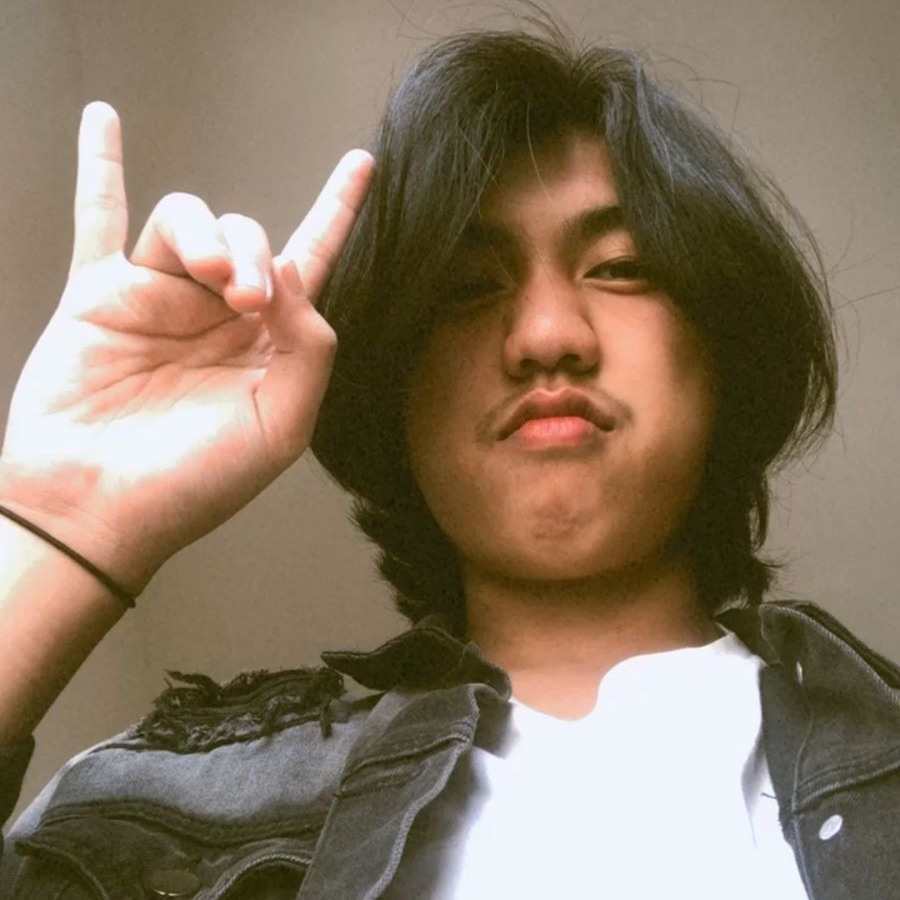
#> input picture muhfi.JPEG, 900 x 900 px, found by its file name
$ python latihan4.2.py
#> lines starting #> are read from the running program, lines starting #| are printed output that depends on the picture
# Muhammad Muhfi A.R
# 1217070047

import cv2
# membaca dua gambar
gambar1 = cv2.imread('muhfi.jpeg')
#> gambar1 is the input picture: shape (900, 900, 3); mean B, G, R 99.8, 120.4, 137.7
gambar2= cv2.imread('mupi.jpg')
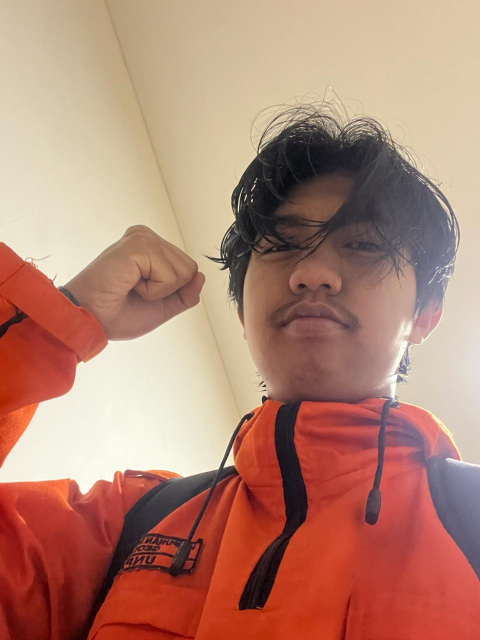
#> input picture mupi.jpg, 960 x 1280 px (shown at 1/2 size)
#> gambar2 is the input picture: shape (1280, 960, 3); mean B, G, R 114.9, 132.3, 179.8

tinggi, lebar, _= gambar1.shape
#> tinggi = 900; lebar = 900
gambar2 = cv2.resize(gambar2,(lebar,tinggi))
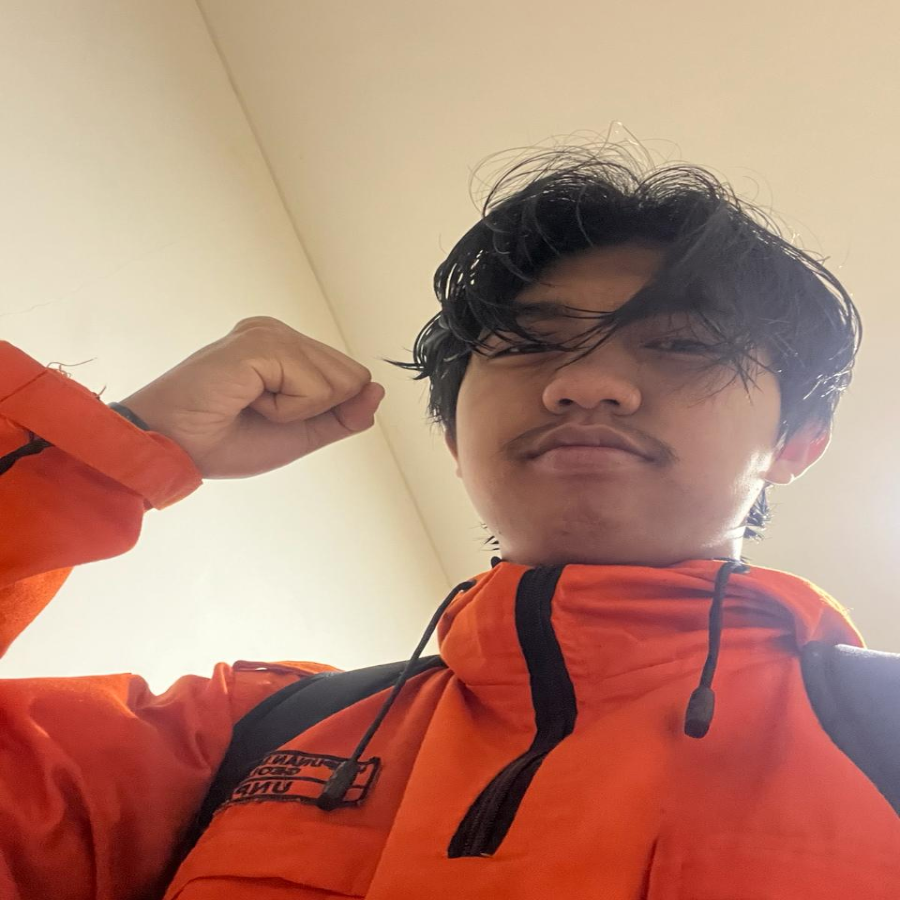
#> gambar2: shape (900, 900, 3); mean B, G, R 114.8, 132.2, 179.7

tinggi, lebar, _= gambar1.shape
gambar2 = cv2.resize(gambar2,(lebar,tinggi))

hasil_penjumlahan = gambar1.copy()

for y in range(tinggi):
    for x in range(lebar):
        for c in range(3):
            nilai_baru = gambar1[y,x,c] + gambar2[y,x,c]
            hasil_penjumlahan[y,x,c]= min(nilai_baru,255)
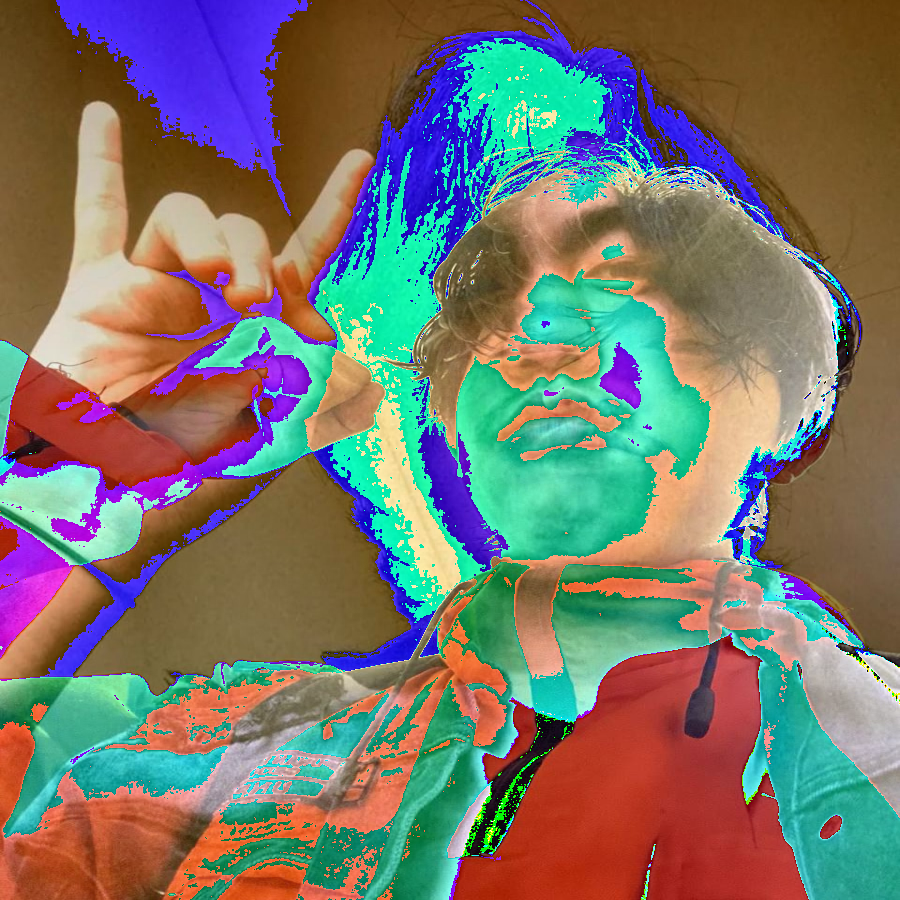
#> hasil_penjumlahan: shape (900, 900, 3); mean B, G, R 106.7, 117.1, 120.5

cv2.imshow('Hasil penjumlahan', hasil_penjumlahan)
cv2.waitKey(0)
cv2.destroyAllWindows()

cv2.imwrite('hasil_penjumlahan_manual_rumus.jpg',hasil_penjumlahan)
